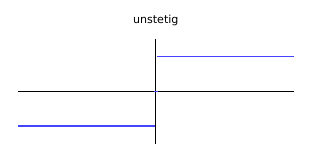

This chart was generated by the following gnuplot code:
set style line 1 linecolor rgb '#000000' linetype 1 linewidth 2
set style line 2 linecolor rgb '#9600ff' linetype 1 linewidth 4
set style line 3 linecolor rgb '#4444ff' linetype 1 linewidth 4

unset border
set grid
unset xtics
unset ytics
set xrange [ -4.5 : 4.5 ]
set yrange [ -1.5 : 1.5 ]
set xzeroaxis ls 1 lw 3
set yzeroaxis ls 1 lw 3
set samples 10000

set terminal pdf size 8cm, 4cm dashed
set output "plot-2.pdf"

set title "unstetig"
plot (x < -0.05 ? -1 : x > 0.05 ? 1 : 1/0) w l ls 3 t "", \
  (abs(x) < 0.05 ? 0 : 1/0) w l ls 3 t ""
